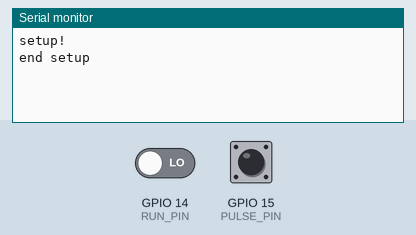
Simulated run of this program. Board: ESP8266 (NodeMCU). On the bench: the last lines printed to the serial monitor. Inputs (shaded band) come from the test bench; at power-on: GPIO 14 (RUN_PIN) LOW, GPIO 15 (PULSE_PIN) LOW.

Above: at 2.2 s.
2.3 s: GPIO 14 (RUN_PIN) driven HIGH
At 3.0 s:
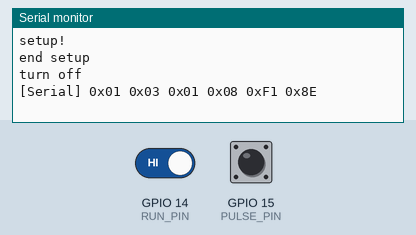
3.8 s: GPIO 14 (RUN_PIN) driven LOW
At 5.4 s:
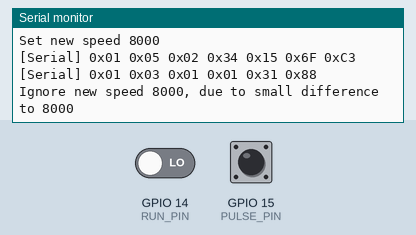

The program:

main.cpp
```cpp
// yes this is silly ... but I want to use ESTLCAM as controller and don't want to connect my China Spindle/vfd
// as it is noisy as hell ... so I came up with the idea to "read" the PWM signal of estlecam and convert it
// into the appropiat RS485 command. The data are send via optocoupler so there is no more electrical connection
// between estlcam and the VFD.
// most of this is based on https://github.com/GilchristT/SpindleTalker2/

#include <Arduino.h>
#include <SoftwareSerial.h>
#include <Crc16.h>


#define RUN_PIN 14 // D5
#define PULSE_PIN 15
#define SS_RX 4
#define SS_TX 5
#define SS_DE 13
#define SS_RE 12

#define PULSE_US 126
#define RPM_MIN 8000
#define RPM_MAX 24000

#define VFD_ID 0x01

#define FUNC_READ 0x01
#define FUNC_WRITE 0x02
#define WRITE_CTRL_DATA 0x03
#define READ_CTRL_DATA 0x04
#define WRITE_FREQ_DATA 0x05

#define REG_START 0x08
#define REG_OUTPUT_FREQ 0x01
#define REG_OUTPUT_AMPS 0x02
#define REG_CURRENT_RPM = 0x03

#define VAL_RUN_FWD 0x01
#define VAL_RUN_BWD 0x11
#define VAL_RUN_STOP 0x08


uint32_t pw;
int32_t rpm_filtered;
uint32_t spindle_rpm;
bool spindle_running;
bool run_pin_state;
uint32_t last_updated;
uint32_t last_measured;
uint16_t last_send_us;
uint16_t last_measured_us;
uint8_t num_last_measured;

SoftwareSerial myserial(SS_RX,SS_TX); // RX, TX
Crc16 crc;

void query(uint8_t cmd, uint8_t len, uint8_t* data);
char toHexa(int i);
void set_rpm(uint16_t v);
void set_state(bool s);

void setup() {
  // put your setup code here, to run once:
  Serial.begin(9600);
  Serial.println("setup!");
  delay(1000);

  pw = 0;
  rpm_filtered = 0;
  spindle_rpm = 0;
  spindle_running = false;
  run_pin_state = false;
  last_updated = millis();
  last_measured = millis();

  last_measured_us = 0;
  num_last_measured = 0;
  last_send_us = 0;

  pinMode(PULSE_PIN,INPUT);
  pinMode(RUN_PIN,INPUT);
  pinMode(SS_DE,OUTPUT);
  pinMode(SS_RE,OUTPUT);
  myserial.begin(9600);
  digitalWrite(SS_DE,LOW);
  digitalWrite(SS_RE,LOW);
  Serial.println("end setup");
}

void loop() {
  if(millis()-last_measured>100 && spindle_running){ // 10 measurements / sec
    last_measured = millis();
    pw = pulseIn(PULSE_PIN, HIGH, PULSE_US*2);
    if(pw==0){
      if(digitalRead(PULSE_PIN)==HIGH){
        set_rpm(RPM_MAX);
      } else {
        set_rpm(RPM_MIN);
      }
    } else {
      // 0 = 8000
      // 140-ish = 240000
      // x = 8000+(24000-8000)/140*pw_filtered
      //Serial.print(pw);
      //Serial.print(",");
      //Serial.print(last_measured_us);
      //Serial.print(",");
      //Serial.println(num_last_measured);
      if(pw==last_measured_us){
        if(num_last_measured<5){
          num_last_measured++;
        } else {
          int32_t v = RPM_MIN + ((RPM_MAX-RPM_MIN)/PULSE_US)*pw; // 8000 + x*126
          set_rpm(v);
        }
      } else {
        last_measured_us = pw;
        num_last_measured = 0;
      }


      //rpm_filtered = rpm_filtered + (v-rpm_filtered)/16; // 126/16=8
    }
  }
  if(digitalRead(RUN_PIN)!=run_pin_state){
    delay(10);
    if(digitalRead(RUN_PIN)!=run_pin_state){
      run_pin_state=!run_pin_state;
      set_state(run_pin_state);
    }
  }
  /*
  Serial.println("an");
  set_state(false);
  delay(10000);
  Serial.println("8000");
  set_rpm(8000);
  delay(10000);
  Serial.println("10000");
  set_rpm(10000);
  delay(10000);
  Serial.println("aus");
  set_state(true);
  delay(10000);
  */
}

void set_state(bool s){
  // low active!!
  spindle_running = !s;
  if(s){
    Serial.println("turn off");
    uint8_t stop[1] = {VAL_RUN_STOP};
    query(WRITE_CTRL_DATA,1,stop);
  } else {
    Serial.println("turn on");
    uint8_t d=0x00;
    query(READ_CTRL_DATA,1,&d); // I'm not sure why this is needed but it seems to be
    last_updated = 0; // force update
    set_rpm(6000); // 600.00 is a dummy ..
    d = VAL_RUN_FWD;
    query(WRITE_CTRL_DATA,1,&d);
  }
}

void set_rpm(uint16_t v) {
  if(millis()-last_updated<1000){
    //Serial.println("ignore");
    return;
  }
  last_updated = millis();
  delay(1);

  if(!spindle_running){
    Serial.println("not running");
    return;
  }
  //Serial.println("t2"); delay(1000);
  if(v<8500){
    v=8000;
  } else if(v>24000){
    v=24000;
  }

  if(abs(spindle_rpm-v)<250){
    Serial.print("Ignore new speed ");
    Serial.print(v);
    Serial.print(", due to small difference to ");
    Serial.println(spindle_rpm);
    return;
  }
  //Serial.println("t3"); delay(1000);

  Serial.print("Set new speed ");
  Serial.println(v,DEC);
  spindle_rpm = v;

  uint16_t freq = ((uint32_t)v)*5/3; // v/24000max_rpm*400Hz*100 (spindle expects freq in centi Herz) // https://github.com/GilchristT/SpindleTalker2/blob/d160041235267ffd40e0f1bd7a7cff793b35eb8d/SpindleClass.cs#L84
  uint16_t freq_LSBF = (freq&0xff)<<8 | (freq>>8);
  query(WRITE_FREQ_DATA,2,(uint8_t*)&freq_LSBF);
}

char toHexa(int i) {
  if(i<10) return 0x30 | i;
  return 0x41 + i - 10;
}


void query(uint8_t cmd, uint8_t len, uint8_t* data){
  uint8_t out[len+5]; // ID, CMD, LEN, CRC_LOW, CRC_HIGH
  out[0] = VFD_ID;
  out[1] = cmd;
  out[2] = len;
  for(uint8_t i=0; i<len; i++){
    out[3+i] = data[i];
  }
  uint16_t crc_value = crc.Modbus(out,0,3+len);
  out[3+len] = crc_value & 0xff;
  out[4+len] = crc_value >> 8;

  digitalWrite(SS_DE,HIGH);
  delay(50);
  Serial.print("[Serial] ");

  for(uint8_t i=0; i<len+5; i++){
    ////////////////// SERIAL DEBUG //////////////////////
    // high nibble
    Serial.print("0x");
    Serial.print((char)toHexa(out[i]>>4));
    // low nibble
    Serial.print((char)toHexa(out[i]&0x0f));
    Serial.print((char)' ');
    ////////////////// SERIAL DEBUG //////////////////////

    myserial.print((char)out[i]);
  }

  Serial.println(' ');
  delay(100);
  digitalWrite(SS_DE,LOW);
}
```

Crc16.h
```cpp
// (licence header left out)
#ifndef CRC16_H
#define CRC16_H
#define LIBRARY_VERSION_CRC16_H   "0.1.2"

#if defined(ARDUINO) && ARDUINO >= 100
  #include "Arduino.h"
#elif defined(ARDUINO)
  #include "WProgram.h"
#else
  #include <cstdint>
#endif

class Crc16 {
   private:
        //Crc parameters
        uint16_t _msbMask;
        uint16_t _mask;
        uint16_t _xorIn;
        uint16_t _xorOut;
        uint16_t _polynomial;
        uint8_t _reflectIn;
        uint8_t _reflectOut;
        //Crc value
        uint16_t _crc;
        uint8_t reflect(uint8_t data);
        uint16_t reflect(uint16_t data);

   public:
        inline Crc16()
        {
            //Default to XModem parameters
            _reflectIn = false;
            _reflectOut = false;
            _polynomial = 0x1021;
            _xorIn = 0x0000;
            _xorOut = 0x0000;
            _msbMask = 0x8000;
            _mask = 0xFFFF;
            _crc = _xorIn;
        }
        inline Crc16(uint8_t reflectIn, uint8_t reflectOut, uint16_t polynomial, uint16_t xorIn, uint16_t xorOut, uint16_t msbMask, uint16_t mask)
        {
            _reflectIn = reflectIn;
            _reflectOut = reflectOut;
            _polynomial = polynomial;
            _xorIn = xorIn;
            _xorOut = xorOut;
            _msbMask = msbMask;
            _mask = mask;
            _crc = _xorIn;
        }
        inline void clearCrc();
        inline void updateCrc(uint8_t data);
        inline uint16_t getCrc();
        inline unsigned int fastCrc(uint8_t data[], uint8_t start, uint16_t length, uint8_t reflectIn, uint8_t reflectOut, uint16_t polynomial, uint16_t xorIn, uint16_t xorOut, uint16_t msbMask, uint16_t mask);
        inline unsigned int XModemCrc(uint8_t data[], uint8_t start, uint16_t length)
		{
            //  XModem parameters: poly=0x1021 init=0x0000 refin=false refout=false xorout=0x0000
            return fastCrc(data, start, length, false, false, 0x1021, 0x0000, 0x0000, 0x8000, 0xffff);
		}
        inline unsigned int Mcrf4XX(uint8_t data[], uint8_t start, uint16_t length)
        {
          return fastCrc(data, start, length, true, true, 0x1021, 0xffff, 0x0000, 0x8000, 0xffff);
        }
        inline unsigned int Modbus(uint8_t data[], uint8_t start, uint16_t length)
        {
          return fastCrc(data, start, length, true, true, 0x8005, 0xffff, 0x0000, 0x8000, 0xffff);
        }
};

//---------------------------------------------------
// Initialize crc calculation
//---------------------------------------------------
void Crc16::clearCrc()
{
	_crc = _xorIn;
}
//---------------------------------------------------
// Update crc with new data
//---------------------------------------------------
void Crc16::updateCrc(uint8_t data)
{
	if (_reflectIn != 0)
		data = (uint8_t) reflect(data);

	int j = 0x80;

	while (j > 0)
	{
		uint16_t bit = (uint16_t)(_crc & _msbMask);

		_crc <<= 1;

		if ((data & j) != 0)
		{
			bit = (uint16_t)(bit ^ _msbMask);
		}

		if (bit != 0)
		{
			_crc ^= _polynomial;
		}

		j >>= 1;
	}
}

//---------------------------------------------------
// Get final crc value
//---------------------------------------------------
uint16_t Crc16::getCrc()
{
  if (_reflectOut != 0)
		_crc = (unsigned int)((reflect(_crc) ^ _xorOut) & _mask);

	return _crc;
}

//---------------------------------------------------
// Calculate generic crc code on data array
// Examples of crc 16:
// Kermit: 		width=16 poly=0x1021 init=0x0000 refin=true  refout=true  xorout=0x0000 check=0x2189
// Modbus: 		width=16 poly=0x8005 init=0xffff refin=true  refout=true  xorout=0x0000 check=0x4b37
// XModem: 		width=16 poly=0x1021 init=0x0000 refin=false refout=false xorout=0x0000 check=0x31c3
// CCITT-False:	width=16 poly=0x1021 init=0xffff refin=false refout=false xorout=0x0000 check=0x29b1
//---------------------------------------------------
unsigned int Crc16::fastCrc(uint8_t data[], uint8_t start, uint16_t length, uint8_t reflectIn, uint8_t reflectOut, uint16_t polynomial, uint16_t xorIn, uint16_t xorOut, uint16_t msbMask, uint16_t mask)
{
  uint16_t crc = xorIn;

	int j;
	uint8_t c;
	unsigned int bit;

	if (length == 0) return crc;

	for (int i = start; i < (start + length); i++)
	{
		c = data[i];

		if (reflectIn != 0)
			c = (uint8_t) reflect(c);

		j = 0x80;

		while (j > 0)
		{
			bit = (unsigned int)(crc & msbMask);
			crc <<= 1;

			if ((c & j) != 0)
			{
				bit = (unsigned int)(bit ^ msbMask);
			}

			if (bit != 0)
			{
				crc ^= polynomial;
			}

			j >>= 1;
		}
	}

  if (reflectOut != 0)
    crc = (unsigned int)((reflect((uint16_t) crc) ^ xorOut) & mask);

	return crc;
}

//-------------------------------------------------------
// Reflects bit in a uint8_t
//-------------------------------------------------------
uint8_t Crc16::reflect(uint8_t data)
{
  const uint8_t bits = 8;
	unsigned long reflection = 0x00000000;
	// Reflect the data about the center bit.
	for (uint8_t bit = 0; bit < bits; bit++)
	{
		// If the LSB bit is set, set the reflection of it.
		if ((data & 0x01) != 0)
		{
			reflection |= (unsigned long)(1 << ((bits - 1) - bit));
		}

		data = (uint8_t)(data >> 1);
	}

	return reflection;
}
//-------------------------------------------------------
// Reflects bit in a uint16_t
//-------------------------------------------------------
uint16_t Crc16::reflect(uint16_t data)
{
  const uint8_t bits = 16;
  unsigned long reflection = 0x00000000;
  // Reflect the data about the center bit.
  for (uint8_t bit = 0; bit < bits; bit++)
  {
    // If the LSB bit is set, set the reflection of it.
    if ((data & 0x01) != 0)
    {
      reflection |= (unsigned long)(1 << ((bits - 1) - bit));
    }

    data = (uint16_t)(data >> 1);
  }

  return reflection;
}

#endif
```

Measured:
- after the input at 2.3 s, the serial monitor: prints a new line at once (image 1)
- after the input at 3.8 s, the serial monitor: prints a new line at once (image 2)
